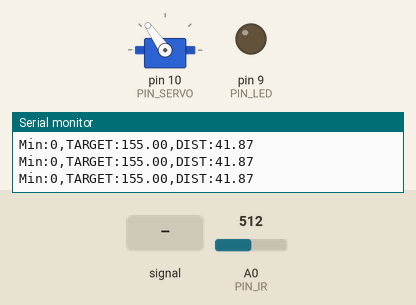
The sketch below on a simulated Arduino Uno, built with avr-gcc and run on an emulated ATmega328P. Shown: servo, output pins drawn as LEDs (lit = HIGH), the last lines printed to the serial monitor. Dashed ring = blinking. The inputs (shaded band) are chosen by the test bench; at power-on: A0 (PIN_IR) = 512.

Above: at 1.2 s.
1.3 s: A0 (PIN_IR) fed a 2 Hz sine of ±306 counts around its level
At 1.46 s:
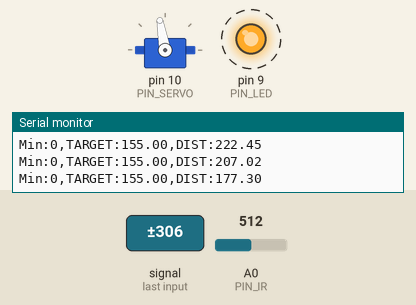
4.3 s: A0 (PIN_IR) set to 145
6.0 s: A0 (PIN_IR) set to 272
7.5 s: A0 (PIN_IR) set to 296
At 8.1 s:
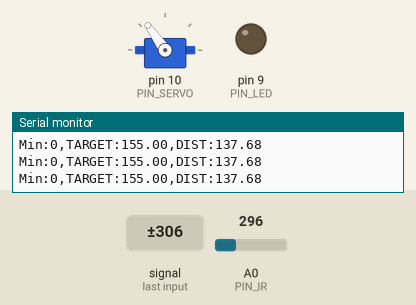
9.2 s: A0 (PIN_IR) set to 122
At 9.8 s:
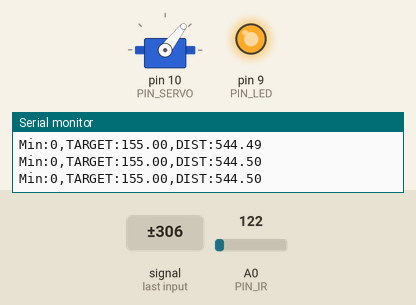
10.9 s: A0 (PIN_IR) set to 306
At 11.16 s:
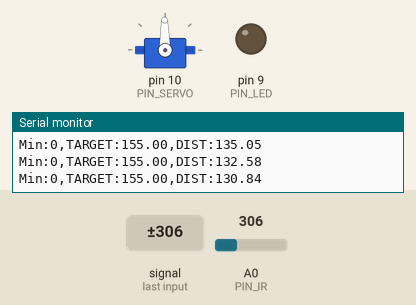
Timing chart, 0 to 13.7 s (numbered marks = the images above; inputs shaded):
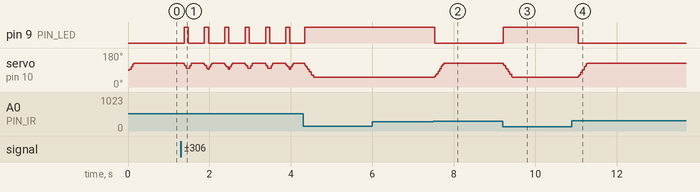

Measured:
- after the input at 7.5 s, pin 9 (PIN_LED): HIGH → LOW at once; servo on pin 10 (PIN_SERVO): 52° → 125° at once
- after the input at 9.2 s, pin 9 (PIN_LED): LOW → HIGH at once; servo on pin 10 (PIN_SERVO): 125° → 52° at once
- after the input at 10.9 s, pin 9 (PIN_LED): HIGH → LOW after 0.16 s; servo on pin 10 (PIN_SERVO): 52° → 125° after 0.16 s

The sketch:

22_bangbangcontrol.ino
```cpp
#include <Servo.h>

// Arduino pin assignment
#define PIN_LED 9
#define PIN_SERVO 10
#define PIN_IR A0
#define PIN_VAR A3

// Event interval parameters
#define _INTERVAL_DIST    20 // distance sensor interval (unit: ms)
#define _INTERVAL_SERVO   20 // servo interval (unit: ms)
#define _INTERVAL_SERIAL  20 // serial interval (unit: ms)

// EMA filter configuration for the IR distance sensor
#define _EMA_ALPHA 0.7      // EMA weight (range: 0 to 1)
                          // Setting _EMA_ALPHA to 0 effectively disables EMA filter.

// Servo adjustment
#define _DUTY_MAX 2208  // Servo angle: D degree
#define _DUTY_NEU 1458  // Servo angle: 0 degree
#define _DUTY_MIN 722   // Servo angle: E degree
#define _SERVO_ANGLE_DIFF 133 // Replace with |D - E| degree
#define _SERVO_SPEED 300 // servo speed limit (unit: degree/second)

#define _BANGBANG_RANGE 380

// global variables
float dist_filtered, dist_ema, dist_target; // unit: mm

Servo myservo;

int duty_change_per_interval; // maximum duty difference per interval
int duty_target;    // Target duty
int duty_curr;      // Current duty

unsigned long last_sampling_time_dist;   // unit: msec
unsigned long last_sampling_time_servo;  // unit: msec
unsigned long last_sampling_time_serial; // unit: msec

bool event_dist, event_servo, event_serial; // event triggered?

void setup() {
  // initialize GPIO pins
  pinMode(PIN_LED,OUTPUT);
  myservo.attach(PIN_SERVO);
  duty_target = duty_curr = _DUTY_NEU;

  // convert angular speed into duty change per interval.
  duty_change_per_interval =
    (_DUTY_MAX - _DUTY_MIN) * (_SERVO_SPEED / (float) _SERVO_ANGLE_DIFF) * (_INTERVAL_SERVO / 1000.0);

  // initialize serial port
  Serial.begin(1000000);

  // Set a target distance
  dist_target = 155; // 15.5 cm, the center of the rail
}

void loop() {
  unsigned long time_curr = millis();

  // wait until next event time
  if (time_curr >= (last_sampling_time_dist + _INTERVAL_DIST)) {
        last_sampling_time_dist += _INTERVAL_DIST;
        event_dist = true;
  }
  if (time_curr >= (last_sampling_time_servo + _INTERVAL_SERVO)) {
        last_sampling_time_servo += _INTERVAL_SERVO;
        event_servo = true;
  }
  if (time_curr >= (last_sampling_time_serial + _INTERVAL_SERIAL)) {
        last_sampling_time_serial += _INTERVAL_SERIAL;
        event_serial = true;
  }

  if(event_dist) {
    event_dist = false;

    // get a distance reading from the distance sensor
    dist_filtered = volt_to_distance(ir_sensor_filtered(100, 0.5)); // Replace n with your desired value
    dist_ema = _EMA_ALPHA * dist_ema + (1.0 - _EMA_ALPHA) * dist_filtered;

    // bang bang control
    if(dist_target > dist_ema){
      duty_target = _DUTY_NEU + _BANGBANG_RANGE ; // Complete this line using _BANGBANG_RANGE.
      digitalWrite(PIN_LED, 0);
    }
    else {
      duty_target = _DUTY_NEU -_BANGBANG_RANGE; // Complete this line using _BANGBANG_RANGE.
      digitalWrite(PIN_LED, 1);
    }
  }

  if(event_servo) {
    event_servo = false;

    // adjust duty_curr toward duty_target by duty_change_per_interval
    if (duty_target > duty_curr) {
      duty_curr += duty_change_per_interval;
      if (duty_curr > duty_target)
          duty_curr = duty_target;
    } else {
      duty_curr -= duty_change_per_interval;
      if (duty_curr < duty_target)
        duty_curr = duty_target;
    }
    // update servo position
    if(duty_curr > _DUTY_MAX) duty_curr = _DUTY_MAX; // for servo arm protection
    if(duty_curr < _DUTY_MIN) duty_curr = _DUTY_MIN;
    myservo.writeMicroseconds(duty_curr);
  }

  if(event_serial) {
    event_serial = false;
// output the read value to the serial port
    Serial.print("Min:0,TARGET:"); Serial.print(dist_target);
    Serial.print(",DIST:");
    Serial.println(dist_ema);
  }
}

float volt_to_distance(int a_value)
{
// Replace the below line with the equation obtained from nonlinear regression analysis
  return 1179 + -6.72*a_value + 0.0136*a_value*a_value + -9.4E-06*a_value*a_value*a_value;
}

unsigned int ir_sensor_filtered(unsigned int n, float position)
{
  // Eliminate spiky noise of an IR distance sensor by repeating measurement and taking a middle value
  // n: number of measurement repetition
  // position: the percentile of the sample to be taken (0.0 <= position <= 1.0)

  // The output of Sharp infrared sensor includes lots of spiky noise.
  // To eliminate such a spike, ir_sensor_filtered() performs the following two steps:
  // Step 1. Repeat measurement n times and collect n * position smallest samples, where 0 <= postion <= 1.
  // Step 2. Return the largest sample among the collected ones.

  unsigned int *ir_val, tmp, ret_idx, ret_val;
  unsigned int start_time;

  ret_idx = (unsigned int) ceil(n * position);

  // Step 1. Repeat measurement n times and collect n * position smallest samples.
  // Note: simple implementation requires an array of n elements to store n samples.
  // Instead, we can save memory by allocating an array of (n * position + 1) elements.

  ir_val = (unsigned int*) malloc(sizeof(unsigned int) * (ret_idx + 2));
  ir_val[0] = analogRead(PIN_IR);

  for (int i = 1; i < n; i++) {
    int j;
    if(i < ret_idx + 1) {
      ir_val[i] = analogRead(PIN_IR);
      j = i - 1;
    }
    else {
      ir_val[ret_idx + 1] = analogRead(PIN_IR);
      j = ret_idx;
    }

    for( ; j >= 0; j--) {
      if(ir_val[j] > ir_val[j+1]) {
        tmp = ir_val[j];
        ir_val[j] = ir_val[j+1];
        ir_val[j+1] = tmp;
      }
    }
  }

  // Step 2. Return the largest sample among the collected ones.
  if(position > 0.0) ret_val = ir_val[ret_idx];
  else ret_val = ir_val[0];

  free(ir_val);

  return ret_val;
}
```
